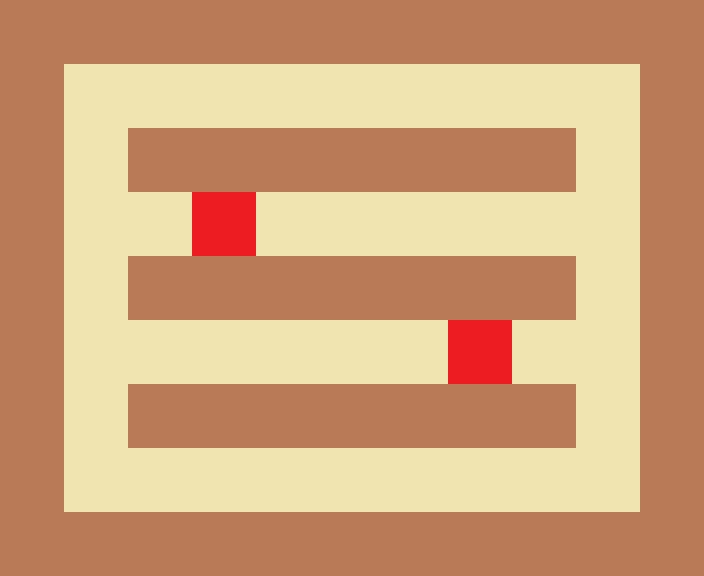

A 2D game scene composited from a Tiled map and its tileset images. What follows is a short description and the map's XML, with every tile layer's data as written:
An orthogonal 11x9 tile map with 64x64 px tiles, 2 tile layers (tiles, enemies), 2 tilesets and 15 objects.

<map version="1.0" orientation="orthogonal" width="11" height="9" tilewidth="64" tileheight="64">
 <tileset firstgid="1" name="tiled" tilewidth="64" tileheight="64">
  <image source="../tiled.png" width="256" height="128" />
 </tileset>
 <tileset firstgid="7" name="Maniac" tilewidth="48" tileheight="48">
  <image source="../Maniac.png" width="48" height="48" />
 </tileset>
 <layer name="tiles" width="11" height="9">
  <data>
   <tile gid="1" />
   <tile gid="1" />
   <tile gid="1" />
   <tile gid="1" />
   <tile gid="1" />
   <tile gid="1" />
   <tile gid="1" />
   <tile gid="1" />
   <tile gid="1" />
   <tile gid="1" />
   <tile gid="1" />
   <tile gid="1" />
   <tile gid="2" />
   <tile gid="2" />
   <tile gid="2" />
   <tile gid="2" />
   <tile gid="2" />
   <tile gid="2" />
   <tile gid="2" />
   <tile gid="2" />
   <tile gid="2" />
   <tile gid="1" />
   <tile gid="1" />
   <tile gid="2" />
   <tile gid="1" />
   <tile gid="1" />
   <tile gid="1" />
   <tile gid="1" />
   <tile gid="1" />
   <tile gid="1" />
   <tile gid="1" />
   <tile gid="2" />
   <tile gid="1" />
   <tile gid="1" />
   <tile gid="2" />
   <tile gid="2" />
   <tile gid="2" />
   <tile gid="2" />
   <tile gid="2" />
   <tile gid="2" />
   <tile gid="2" />
   <tile gid="2" />
   <tile gid="2" />
   <tile gid="1" />
   <tile gid="1" />
   <tile gid="2" />
   <tile gid="1" />
   <tile gid="1" />
   <tile gid="1" />
   <tile gid="1" />
   <tile gid="1" />
   <tile gid="1" />
   <tile gid="1" />
   <tile gid="2" />
   <tile gid="1" />
   <tile gid="1" />
   <tile gid="2" />
   <tile gid="2" />
   <tile gid="2" />
   <tile gid="2" />
   <tile gid="2" />
   <tile gid="2" />
   <tile gid="2" />
   <tile gid="2" />
   <tile gid="2" />
   <tile gid="1" />
   <tile gid="1" />
   <tile gid="2" />
   <tile gid="1" />
   <tile gid="1" />
   <tile gid="1" />
   <tile gid="1" />
   <tile gid="1" />
   <tile gid="1" />
   <tile gid="1" />
   <tile gid="2" />
   <tile gid="1" />
   <tile gid="1" />
   <tile gid="2" />
   <tile gid="2" />
   <tile gid="2" />
   <tile gid="2" />
   <tile gid="2" />
   <tile gid="2" />
   <tile gid="2" />
   <tile gid="2" />
   <tile gid="2" />
   <tile gid="1" />
   <tile gid="1" />
   <tile gid="1" />
   <tile gid="1" />
   <tile gid="1" />
   <tile gid="1" />
   <tile gid="1" />
   <tile gid="1" />
   <tile gid="1" />
   <tile gid="1" />
   <tile gid="1" />
   <tile gid="1" />
  </data>
 </layer>
 <layer name="enemies" width="11" height="9">
  <data>
   <tile gid="0" />
   <tile gid="0" />
   <tile gid="0" />
   <tile gid="0" />
   <tile gid="0" />
   <tile gid="0" />
   <tile gid="0" />
   <tile gid="0" />
   <tile gid="0" />
   <tile gid="0" />
   <tile gid="0" />
   <tile gid="0" />
   <tile gid="0" />
   <tile gid="0" />
   <tile gid="0" />
   <tile gid="0" />
   <tile gid="0" />
   <tile gid="0" />
   <tile gid="0" />
   <tile gid="0" />
   <tile gid="0" />
   <tile gid="0" />
   <tile gid="0" />
   <tile gid="0" />
   <tile gid="0" />
   <tile gid="0" />
   <tile gid="0" />
   <tile gid="0" />
   <tile gid="0" />
   <tile gid="0" />
   <tile gid="0" />
   <tile gid="0" />
   <tile gid="0" />
   <tile gid="0" />
   <tile gid="0" />
   <tile gid="0" />
   <tile gid="3" />
   <tile gid="0" />
   <tile gid="0" />
   <tile gid="0" />
   <tile gid="0" />
   <tile gid="0" />
   <tile gid="0" />
   <tile gid="0" />
   <tile gid="0" />
   <tile gid="0" />
   <tile gid="0" />
   <tile gid="0" />
   <tile gid="0" />
   <tile gid="0" />
   <tile gid="0" />
   <tile gid="0" />
   <tile gid="0" />
   <tile gid="0" />
   <tile gid="0" />
   <tile gid="0" />
   <tile gid="0" />
   <tile gid="0" />
   <tile gid="0" />
   <tile gid="0" />
   <tile gid="0" />
   <tile gid="0" />
   <tile gid="3" />
   <tile gid="0" />
   <tile gid="0" />
   <tile gid="0" />
   <tile gid="0" />
   <tile gid="0" />
   <tile gid="0" />
   <tile gid="0" />
   <tile gid="0" />
   <tile gid="0" />
   <tile gid="0" />
   <tile gid="0" />
   <tile gid="0" />
   <tile gid="0" />
   <tile gid="0" />
   <tile gid="0" />
   <tile gid="0" />
   <tile gid="0" />
   <tile gid="0" />
   <tile gid="0" />
   <tile gid="0" />
   <tile gid="0" />
   <tile gid="0" />
   <tile gid="0" />
   <tile gid="0" />
   <tile gid="0" />
   <tile gid="0" />
   <tile gid="0" />
   <tile gid="0" />
   <tile gid="0" />
   <tile gid="0" />
   <tile gid="0" />
   <tile gid="0" />
   <tile gid="0" />
   <tile gid="0" />
   <tile gid="0" />
   <tile gid="0" />
  </data>
 </layer>
 <objectgroup name="entities" width="11" height="9">
  <object gid="5" x="213" y="370" />
  <object gid="6" x="281" y="358" />
  <object gid="6" x="327" y="359" />
  <object gid="6" x="391" y="358" />
  <object gid="6" x="458" y="362" />
  <object gid="6" x="526" y="363" />
  <object gid="6" x="531" y="232" />
  <object gid="6" x="486" y="234" />
  <object gid="6" x="419" y="230" />
  <object gid="6" x="393" y="233" />
  <object gid="6" x="280" y="231" />
  <object gid="6" x="217" y="231" />
  <object gid="6" x="163" y="234" />
  <object gid="6" x="155" y="352" />
  <object gid="6" x="193" y="356" />
 </objectgroup>
</map>
